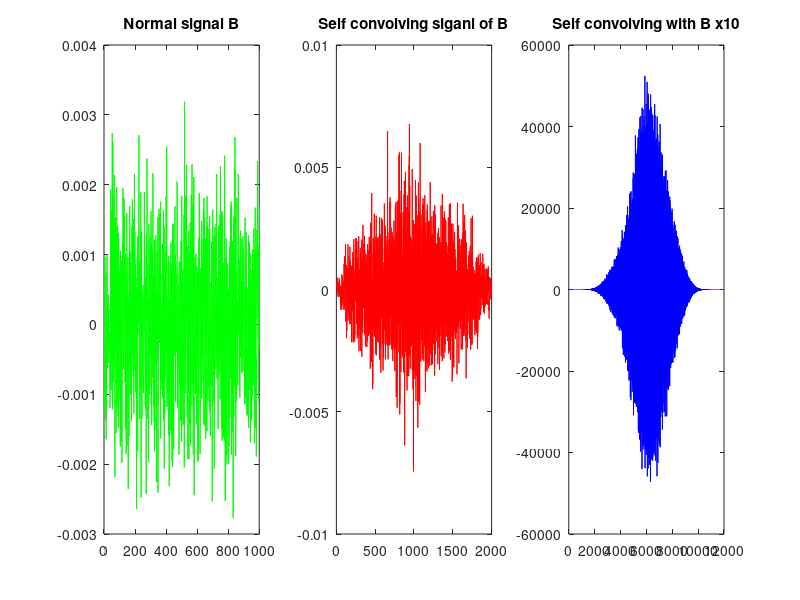
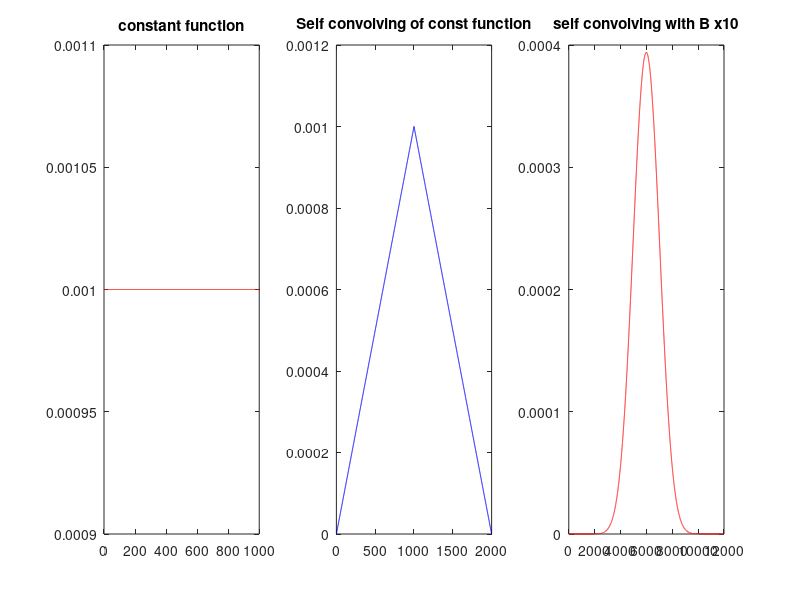

The MATLAB script that drew these images, in order:
%% TASK 4

B = randn(1,1000)/1000;                   % Random signal and normalized   
self_conv = conv(B, B)/sum(sum(B));       % Convolving signal by it self
 
figure                              %plotting normalized signal and self convolving
 subplot(1, 3, 1)
plot(B, 'g', 'DisplayName', 'Signal B');
title('Normal signal B')
hold on
subplot (1,3,2)
plot(self_conv, 'r', 'DisplayName', 'Signal C');
title('Self convolving siganl of B')



for i=1:10                         % creating for loop for convolving 10 more times
self_conv = conv(self_conv, B);
self_conv=self_conv/sum(sum(self_conv));     % normalized
end
subplot(1, 3, 3)
plot(self_conv, 'b', 'DisplayName', 'Signal C')
title('Self convolving with B x10')


% we can see that as the number of convolution increase and the frequency also increase become more depress.



%% TASK 5

%    convolving constant function 

B = ones(1,1000);  % generating constant numbers 
B = B/sum(sum(B));
self_conv = conv(B, B)/sum(sum(B));

figure
subplot(1, 3, 1)
plot(B, 'r');
title (" constant function ")
hold on
subplot(1,3,2)
plot(self_conv, 'b');
title("Self convolving of const function")

for i=1:10
self_conv = conv(self_conv, B);
self_conv=self_conv/sum(sum(self_conv)); % Normalized
end

subplot(1, 3, 3)
plot(self_conv, 'r')
title('self convolving with B x10')